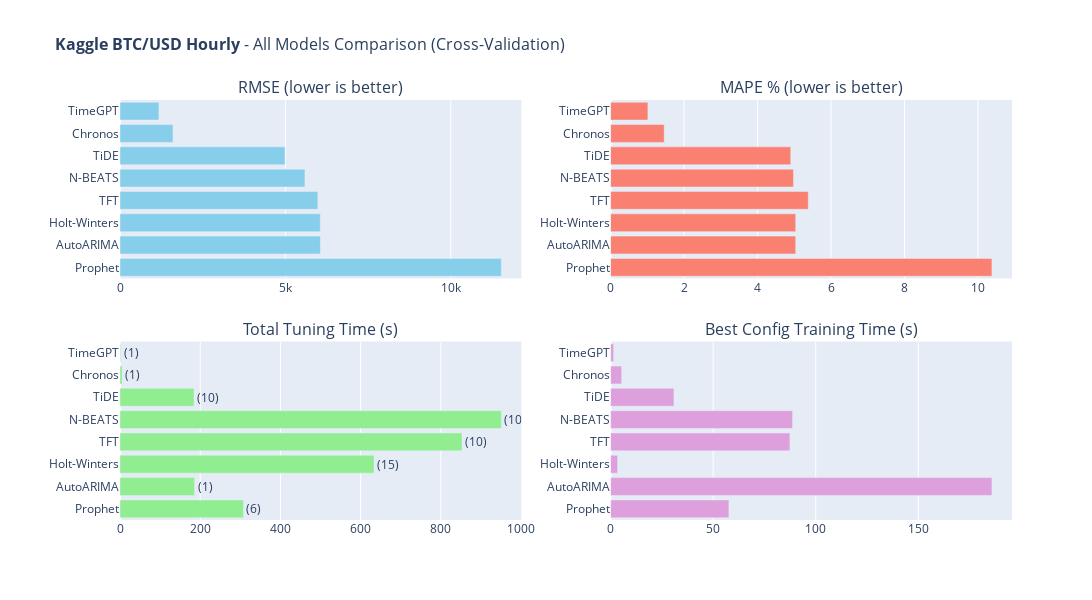

The notebook cell saved with this chart:
### Code cell
# 10. All Models Comparison (Interactive)

fig_comparison = plot_model_comparison(
    tracker.get_results_df(),
    DATASET_CONFIG["name"],
    value_unit=DATASET_CONFIG.get("value_unit"),
)
fig_comparison.show()

### Figure 1 — Plotly figure (JSON) as saved in the notebook; plotly's stock layout.template omitted (floating-point values rounded to 4 significant figures)
{"data": [{"hovertemplate": "<b>%{y}</b><br>RMSE: %{x:.2f}<extra></extra>", "marker": {"color": "skyblue"}, "orientation": "h", "type": "bar", "x": [1176.0, 1602.0, 4988.0, 5591.0, 5981.0, 6056.0, 6059.0, 11530.0], "xaxis": "x", "y": ["TimeGPT", "Chronos", "TiDE", "N-BEATS", "TFT", "Holt-Winters", "AutoARIMA", "Prophet"], "yaxis": "y"}, {"hovertemplate": "<b>%{y}</b><br>MAPE: %{x:.2f}%<extra></extra>", "marker": {"color": "salmon"}, "orientation": "h", "type": "bar", "x": [1.015, 1.459, 4.904, 4.977, 5.381, 5.039, 5.04, 10.38], "xaxis": "x2", "y": ["TimeGPT", "Chronos", "TiDE", "N-BEATS", "TFT", "Holt-Winters", "AutoARIMA", "Prophet"], "yaxis": "y2"}, {"hovertemplate": "<b>%{y}</b><br>Time: %{x:.2f}s<extra></extra>", "marker": {"color": "lightgreen"}, "orientation": "h", "text": ["(1)", "(1)", "(10)", "(10)", "(10)", "(15)", "(1)", "(6)"], "textposition": "outside", "type": "bar", "x": [1.461, 5.384, 184.5, 950.8, 852.8, 633.4, 185.9, 307.9], "xaxis": "x3", "y": ["TimeGPT", "Chronos", "TiDE", "N-BEATS", "TFT", "Holt-Winters", "AutoARIMA", "Prophet"], "yaxis": "y3"}, {"hovertemplate": "<b>%{y}</b><br>Time: %{x:.2f}s<extra></extra>", "marker": {"color": "plum"}, "orientation": "h", "type": "bar", "x": [1.461, 5.384, 30.87, 88.72, 87.41, 3.441, 185.9, 57.67], "xaxis": "x4", "y": ["TimeGPT", "Chronos", "TiDE", "N-BEATS", "TFT", "Holt-Winters", "AutoARIMA", "Prophet"], "yaxis": "y4"}], "layout": {"annotations": [{"font": {"size": 16}, "showarrow": false, "text": "RMSE (lower is better)", "x": 0.225, "xanchor": "center", "xref": "paper", "y": 1, "yanchor": "bottom", "yref": "paper"}, {"font": {"size": 16}, "showarrow": false, "text": "MAPE % (lower is better)", "x": 0.775, "xanchor": "center", "xref": "paper", "y": 1, "yanchor": "bottom", "yref": "paper"}, {"font": {"size": 16}, "showarrow": false, "text": "Total Tuning Time (s)", "x": 0.225, "xanchor": "center", "xref": "paper", "y": 0.425, "yanchor": "bottom", "yref": "paper"}, {"font": {"size": 16}, "showarrow": false, "text": "Best Config Training Time (s)", "x": 0.775, "xanchor": "center", "xref": "paper", "y": 0.425, "yanchor": "bottom", "yref": "paper"}], "height": 600, "margin": {"l": 120}, "showlegend": false, "title": {"font": {"size": 16}, "text": "<b>Kaggle BTC/USD Hourly</b> - All Models Comparison (Cross-Validation)"}, "width": 1700, "xaxis": {"anchor": "y", "domain": [0, 0.45]}, "xaxis2": {"anchor": "y2", "domain": [0.55, 1]}, "xaxis3": {"anchor": "y3", "domain": [0, 0.45]}, "xaxis4": {"anchor": "y4", "domain": [0.55, 1]}, "yaxis": {"anchor": "x", "autorange": "reversed", "domain": [0.575, 1]}, "yaxis2": {"anchor": "x2", "autorange": "reversed", "domain": [0.575, 1]}, "yaxis3": {"anchor": "x3", "autorange": "reversed", "domain": [0, 0.425]}, "yaxis4": {"anchor": "x4", "autorange": "reversed", "domain": [0, 0.425]}}}
